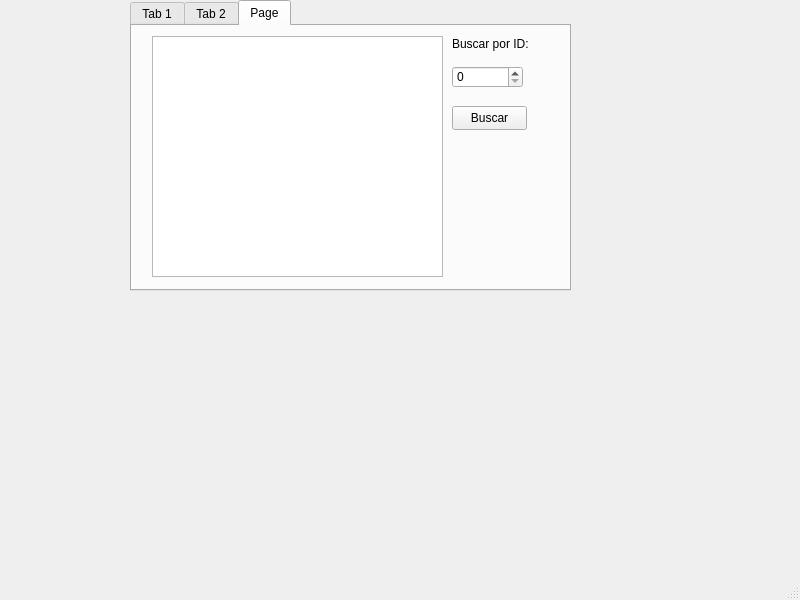
<?xml version="1.0" encoding="UTF-8"?>
<ui version="4.0">
 <class>MainWindow</class>
 <widget class="QMainWindow" name="MainWindow">
  <property name="geometry">
   <rect>
    <x>0</x>
    <y>0</y>
    <width>800</width>
    <height>600</height>
   </rect>
  </property>
  <property name="windowTitle">
   <string>MainWindow</string>
  </property>
  <widget class="QWidget" name="centralwidget">
   <widget class="QTabWidget" name="tabWidget">
    <property name="geometry">
     <rect>
      <x>130</x>
      <y>0</y>
      <width>441</width>
      <height>291</height>
     </rect>
    </property>
    <property name="currentIndex">
     <number>2</number>
    </property>
    <widget class="QWidget" name="tab">
     <attribute name="title">
      <string>Tab 1</string>
     </attribute>
     <widget class="QLineEdit" name="insertarID">
      <property name="geometry">
       <rect>
        <x>70</x>
        <y>20</y>
        <width>113</width>
        <height>22</height>
       </rect>
      </property>
     </widget>
     <widget class="QLabel" name="label">
      <property name="geometry">
       <rect>
        <x>10</x>
        <y>20</y>
        <width>49</width>
        <height>16</height>
       </rect>
      </property>
      <property name="text">
       <string>ID:</string>
      </property>
     </widget>
     <widget class="QLabel" name="label_2">
      <property name="geometry">
       <rect>
        <x>8</x>
        <y>70</y>
        <width>51</width>
        <height>20</height>
       </rect>
      </property>
      <property name="text">
       <string>VOLTAJE:</string>
      </property>
     </widget>
     <widget class="QLabel" name="label_3">
      <property name="geometry">
       <rect>
        <x>0</x>
        <y>120</y>
        <width>71</width>
        <height>20</height>
       </rect>
      </property>
      <property name="text">
       <string>POSICION X:</string>
      </property>
     </widget>
     <widget class="QLabel" name="label_4">
      <property name="geometry">
       <rect>
        <x>0</x>
        <y>170</y>
        <width>71</width>
        <height>16</height>
       </rect>
      </property>
      <property name="text">
       <string>POSICION Y:</string>
      </property>
     </widget>
     <widget class="QSlider" name="insertRED">
      <property name="geometry">
       <rect>
        <x>210</x>
        <y>19</y>
        <width>22</width>
        <height>171</height>
       </rect>
      </property>
      <property name="orientation">
       <enum>Qt::Vertical</enum>
      </property>
     </widget>
     <widget class="QSlider" name="insertBLUE">
      <property name="geometry">
       <rect>
        <x>290</x>
        <y>19</y>
        <width>22</width>
        <height>171</height>
       </rect>
      </property>
      <property name="orientation">
       <enum>Qt::Vertical</enum>
      </property>
     </widget>
     <widget class="QSlider" name="insertGREEN">
      <property name="geometry">
       <rect>
        <x>370</x>
        <y>19</y>
        <width>22</width>
        <height>171</height>
       </rect>
      </property>
      <property name="orientation">
       <enum>Qt::Vertical</enum>
      </property>
     </widget>
     <widget class="QLabel" name="label_5">
      <property name="geometry">
       <rect>
        <x>210</x>
        <y>190</y>
        <width>49</width>
        <height>16</height>
       </rect>
      </property>
      <property name="text">
       <string>RED</string>
      </property>
     </widget>
     <widget class="QLabel" name="label_6">
      <property name="geometry">
       <rect>
        <x>290</x>
        <y>190</y>
        <width>49</width>
        <height>16</height>
       </rect>
      </property>
      <property name="text">
       <string>BLUE</string>
      </property>
     </widget>
     <widget class="QLabel" name="label_7">
      <property name="geometry">
       <rect>
        <x>360</x>
        <y>190</y>
        <width>49</width>
        <height>16</height>
       </rect>
      </property>
      <property name="text">
       <string>GREEN</string>
      </property>
     </widget>
     <widget class="QPushButton" name="agregarINICIO">
      <property name="geometry">
       <rect>
        <x>40</x>
        <y>220</y>
        <width>91</width>
        <height>24</height>
       </rect>
      </property>
      <property name="text">
       <string>Agregar inicio</string>
      </property>
     </widget>
     <widget class="QPushButton" name="insertarFINAL">
      <property name="geometry">
       <rect>
        <x>304</x>
        <y>220</y>
        <width>91</width>
        <height>24</height>
       </rect>
      </property>
      <property name="text">
       <string>Agregar final</string>
      </property>
     </widget>
     <widget class="QSpinBox" name="insertarVOLT">
      <property name="geometry">
       <rect>
        <x>70</x>
        <y>70</y>
        <width>111</width>
        <height>22</height>
       </rect>
      </property>
     </widget>
     <widget class="QSpinBox" name="insertPX">
      <property name="geometry">
       <rect>
        <x>70</x>
        <y>120</y>
        <width>111</width>
        <height>22</height>
       </rect>
      </property>
     </widget>
     <widget class="QSpinBox" name="insertPY">
      <property name="geometry">
       <rect>
        <x>70</x>
        <y>170</y>
        <width>111</width>
        <height>22</height>
       </rect>
      </property>
     </widget>
    </widget>
    <widget class="QWidget" name="tab_2">
     <attribute name="title">
      <string>Tab 2</string>
     </attribute>
     <widget class="QPlainTextEdit" name="plainTextEdit">
      <property name="geometry">
       <rect>
        <x>20</x>
        <y>10</y>
        <width>241</width>
        <height>241</height>
       </rect>
      </property>
     </widget>
     <widget class="QPushButton" name="pushButton_3">
      <property name="geometry">
       <rect>
        <x>280</x>
        <y>20</y>
        <width>75</width>
        <height>24</height>
       </rect>
      </property>
      <property name="text">
       <string>Visualizar</string>
      </property>
     </widget>
     <widget class="QPushButton" name="pushButton_4">
      <property name="geometry">
       <rect>
        <x>280</x>
        <y>60</y>
        <width>75</width>
        <height>24</height>
       </rect>
      </property>
      <property name="text">
       <string>Guardar</string>
      </property>
     </widget>
     <widget class="QPushButton" name="pushButton_5">
      <property name="geometry">
       <rect>
        <x>280</x>
        <y>100</y>
        <width>75</width>
        <height>24</height>
       </rect>
      </property>
      <property name="text">
       <string>Leer</string>
      </property>
     </widget>
    </widget>
    <widget class="QWidget" name="tab_3">
     <attribute name="title">
      <string>Page</string>
     </attribute>
     <widget class="QTableWidget" name="tableWidget">
      <property name="geometry">
       <rect>
        <x>20</x>
        <y>10</y>
        <width>291</width>
        <height>241</height>
       </rect>
      </property>
     </widget>
     <widget class="QLabel" name="label_8">
      <property name="geometry">
       <rect>
        <x>320</x>
        <y>10</y>
        <width>81</width>
        <height>16</height>
       </rect>
      </property>
      <property name="text">
       <string>Buscar por ID:</string>
      </property>
     </widget>
     <widget class="QSpinBox" name="spinBox">
      <property name="geometry">
       <rect>
        <x>320</x>
        <y>40</y>
        <width>71</width>
        <height>22</height>
       </rect>
      </property>
     </widget>
     <widget class="QPushButton" name="search">
      <property name="geometry">
       <rect>
        <x>320</x>
        <y>80</y>
        <width>75</width>
        <height>24</height>
       </rect>
      </property>
      <property name="text">
       <string>Buscar</string>
      </property>
     </widget>
    </widget>
   </widget>
  </widget>
  <widget class="QMenuBar" name="menubar">
   <property name="geometry">
    <rect>
     <x>0</x>
     <y>0</y>
     <width>800</width>
     <height>22</height>
    </rect>
   </property>
  </widget>
  <widget class="QStatusBar" name="statusbar"/>
 </widget>
 <resources/>
 <connections/>
</ui>
